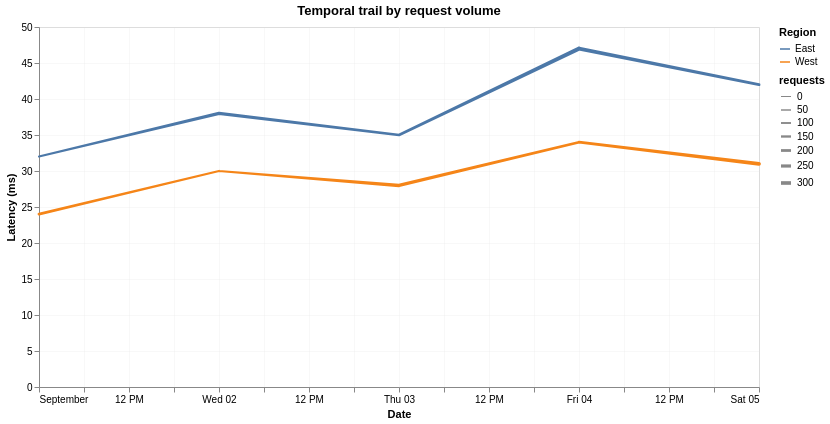

Here is the Vega-Lite specification saved for this chart:
### Vega-Lite specification from a JSON file in a GitHub repository (floating-point values rounded to 4 significant figures)
{"$schema": "https://vega.github.io/schema/vega-lite/v5.json", "title": "Temporal trail by request volume", "width": 720, "height": 360, "mark": {"type": "trail"}, "background": "white", "data": {"values": [{"date": "2026-09-01T00:00:00Z", "region": "East", "latency": 32, "requests": 120}, {"date": "2026-09-02T00:00:00Z", "region": "East", "latency": 38, "requests": 260}, {"date": "2026-09-03T00:00:00Z", "region": "East", "latency": 35, "requests": 180}, {"date": "2026-09-04T00:00:00Z", "region": "East", "latency": 47, "requests": 340}, {"date": "2026-09-05T00:00:00Z", "region": "East", "latency": 42, "requests": 220}, {"date": "2026-09-01T00:00:00Z", "region": "West", "latency": 24, "requests": 200}, {"date": "2026-09-02T00:00:00Z", "region": "West", "latency": 30, "requests": 140}, {"date": "2026-09-03T00:00:00Z", "region": "West", "latency": 28, "requests": 280}, {"date": "2026-09-04T00:00:00Z", "region": "West", "latency": 34, "requests": 190}, {"date": "2026-09-05T00:00:00Z", "region": "West", "latency": 31, "requests": 320}]}, "encoding": {"x": {"field": "date", "type": "temporal", "title": "Date"}, "y": {"field": "latency", "type": "quantitative", "title": "Latency (ms)"}, "color": {"field": "region", "type": "nominal", "title": "Region"}, "size": {"field": "requests", "type": "quantitative"}}, "config": {"axis": {"grid": true, "gridOpacity": 0.2}}}
